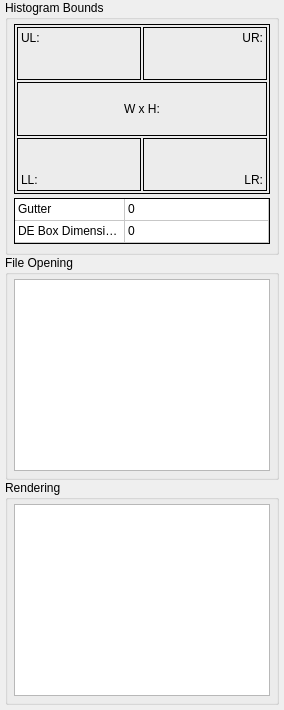
             <widget class="QWidget" name="InfoBoundsTab">
              <property name="sizePolicy">
               <sizepolicy hsizetype="MinimumExpanding" vsizetype="Preferred">
                <horstretch>0</horstretch>
                <verstretch>0</verstretch>
               </sizepolicy>
              </property>
              <property name="autoFillBackground">
               <bool>true</bool>
              </property>
              <attribute name="title">
               <string>Bounds &amp;&amp; Log</string>
              </attribute>
              <attribute name="toolTip">
               <string>&lt;html&gt;&lt;head/&gt;&lt;body&gt;&lt;p&gt;Information that is only useful as an engineering interest, and a log output in the event something went wrong&lt;/p&gt;&lt;/body&gt;&lt;/html&gt;</string>
              </attribute>
              <layout class="QVBoxLayout" name="verticalLayout_9">
               <property name="spacing">
                <number>0</number>
               </property>
               <property name="leftMargin">
                <number>5</number>
               </property>
               <property name="topMargin">
                <number>0</number>
               </property>
               <property name="rightMargin">
                <number>5</number>
               </property>
               <property name="bottomMargin">
                <number>5</number>
               </property>
               <item>
                <widget class="QGroupBox" name="InfoBoundsGroupBox">
                 <property name="sizePolicy">
                  <sizepolicy hsizetype="MinimumExpanding" vsizetype="Preferred">
                   <horstretch>0</horstretch>
                   <verstretch>0</verstretch>
                  </sizepolicy>
                 </property>
                 <property name="minimumSize">
                  <size>
                   <width>0</width>
                   <height>255</height>
                  </size>
                 </property>
                 <property name="maximumSize">
                  <size>
                   <width>16777215</width>
                   <height>255</height>
                  </size>
                 </property>
                 <property name="baseSize">
                  <size>
                   <width>0</width>
                   <height>0</height>
                  </size>
                 </property>
                 <property name="focusPolicy">
                  <enum>Qt::StrongFocus</enum>
                 </property>
                 <property name="autoFillBackground">
                  <bool>false</bool>
                 </property>
                 <property name="title">
                  <string>Histogram Bounds</string>
                 </property>
                 <layout class="QVBoxLayout" name="verticalLayout_22">
                  <property name="spacing">
                   <number>4</number>
                  </property>
                  <property name="leftMargin">
                   <number>6</number>
                  </property>
                  <property name="topMargin">
                   <number>4</number>
                  </property>
                  <property name="rightMargin">
                   <number>6</number>
                  </property>
                  <property name="bottomMargin">
                   <number>6</number>
                  </property>
                  <item>
                   <widget class="QFrame" name="InfoBoundsFrame">
                    <property name="sizePolicy">
                     <sizepolicy hsizetype="MinimumExpanding" vsizetype="Preferred">
                      <horstretch>0</horstretch>
                      <verstretch>0</verstretch>
                     </sizepolicy>
                    </property>
                    <property name="minimumSize">
                     <size>
                      <width>0</width>
                      <height>170</height>
                     </size>
                    </property>
                    <property name="maximumSize">
                     <size>
                      <width>16777215</width>
                      <height>170</height>
                     </size>
                    </property>
                    <property name="autoFillBackground">
                     <bool>false</bool>
                    </property>
                    <property name="frameShape">
                     <enum>QFrame::Box</enum>
                    </property>
                    <property name="frameShadow">
                     <enum>QFrame::Plain</enum>
                    </property>
                    <layout class="QGridLayout" name="gridLayout_19">
                     <property name="leftMargin">
                      <number>2</number>
                     </property>
                     <property name="topMargin">
                      <number>2</number>
                     </property>
                     <property name="rightMargin">
                      <number>2</number>
                     </property>
                     <property name="bottomMargin">
                      <number>2</number>
                     </property>
                     <property name="spacing">
                      <number>2</number>
                     </property>
                     <item row="0" column="0">
                      <widget class="QLabel" name="InfoBoundsLabelUL">
                       <property name="frameShape">
                        <enum>QFrame::Box</enum>
                       </property>
                       <property name="frameShadow">
                        <enum>QFrame::Plain</enum>
                       </property>
                       <property name="text">
                        <string>UL:</string>
                       </property>
                       <property name="alignment">
                        <set>Qt::AlignLeading|Qt::AlignLeft|Qt::AlignTop</set>
                       </property>
                      </widget>
                     </item>
                     <item row="2" column="1">
                      <widget class="QLabel" name="InfoBoundsLabelLR">
                       <property name="frameShape">
                        <enum>QFrame::Box</enum>
                       </property>
                       <property name="text">
                        <string>LR:</string>
                       </property>
                       <property name="alignment">
                        <set>Qt::AlignBottom|Qt::AlignRight|Qt::AlignTrailing</set>
                       </property>
                      </widget>
                     </item>
                     <item row="0" column="1">
                      <widget class="QLabel" name="InfoBoundsLabelUR">
                       <property name="frameShape">
                        <enum>QFrame::Box</enum>
                       </property>
                       <property name="text">
                        <string>UR:</string>
                       </property>
                       <property name="alignment">
                        <set>Qt::AlignRight|Qt::AlignTop|Qt::AlignTrailing</set>
                       </property>
                      </widget>
                     </item>
                     <item row="1" column="0" colspan="2">
                      <widget class="QLabel" name="InfoBoundsLabelWH">
                       <property name="frameShape">
                        <enum>QFrame::Box</enum>
                       </property>
                       <property name="text">
                        <string>W x H:</string>
                       </property>
                       <property name="alignment">
                        <set>Qt::AlignCenter</set>
                       </property>
                      </widget>
                     </item>
                     <item row="2" column="0">
                      <widget class="QLabel" name="InfoBoundsLabelLL">
                       <property name="frameShape">
                        <enum>QFrame::Box</enum>
                       </property>
                       <property name="text">
                        <string>LL:</string>
                       </property>
                       <property name="alignment">
                        <set>Qt::AlignBottom|Qt::AlignLeading|Qt::AlignLeft</set>
                       </property>
                      </widget>
                     </item>
                    </layout>
                   </widget>
                  </item>
                  <item>
                   <widget class="QTableWidget" name="InfoBoundsTable">
                    <property name="sizePolicy">
                     <sizepolicy hsizetype="MinimumExpanding" vsizetype="Expanding">
                      <horstretch>0</horstretch>
                      <verstretch>0</verstretch>
                     </sizepolicy>
                    </property>
                    <property name="minimumSize">
                     <size>
                      <width>0</width>
                      <height>46</height>
                     </size>
                    </property>
                    <property name="maximumSize">
                     <size>
                      <width>16777215</width>
                      <height>46</height>
                     </size>
                    </property>
                    <property name="font">
                     <font>
                      <kerning>true</kerning>
                     </font>
                    </property>
                    <property name="focusPolicy">
                     <enum>Qt::NoFocus</enum>
                    </property>
                    <property name="styleSheet">
                     <string notr="true"/>
                    </property>
                    <property name="frameShape">
                     <enum>QFrame::Panel</enum>
                    </property>
                    <property name="frameShadow">
                     <enum>QFrame::Plain</enum>
                    </property>
                    <property name="lineWidth">
                     <number>1</number>
                    </property>
                    <property name="verticalScrollBarPolicy">
                     <enum>Qt::ScrollBarAlwaysOff</enum>
                    </property>
                    <property name="horizontalScrollBarPolicy">
                     <enum>Qt::ScrollBarAlwaysOff</enum>
                    </property>
                    <property name="autoScroll">
                     <bool>false</bool>
                    </property>
                    <property name="editTriggers">
                     <set>QAbstractItemView::NoEditTriggers</set>
                    </property>
                    <property name="showDropIndicator" stdset="0">
                     <bool>false</bool>
                    </property>
                    <property name="dragDropOverwriteMode">
                     <bool>false</bool>
                    </property>
                    <property name="alternatingRowColors">
                     <bool>false</bool>
                    </property>
                    <property name="selectionMode">
                     <enum>QAbstractItemView::NoSelection</enum>
                    </property>
                    <property name="verticalScrollMode">
                     <enum>QAbstractItemView::ScrollPerPixel</enum>
                    </property>
                    <property name="horizontalScrollMode">
                     <enum>QAbstractItemView::ScrollPerPixel</enum>
                    </property>
                    <property name="showGrid">
                     <bool>true</bool>
                    </property>
                    <property name="gridStyle">
                     <enum>Qt::SolidLine</enum>
                    </property>
                    <property name="wordWrap">
                     <bool>false</bool>
                    </property>
                    <property name="cornerButtonEnabled">
                     <bool>false</bool>
                    </property>
                    <property name="columnCount">
                     <number>2</number>
                    </property>
                    <attribute name="horizontalHeaderVisible">
                     <bool>false</bool>
                    </attribute>
                    <attribute name="horizontalHeaderCascadingSectionResizes">
                     <bool>false</bool>
                    </attribute>
                    <attribute name="horizontalHeaderMinimumSectionSize">
                     <number>27</number>
                    </attribute>
                    <attribute name="horizontalHeaderDefaultSectionSize">
                     <number>110</number>
                    </attribute>
                    <attribute name="horizontalHeaderHighlightSections">
                     <bool>false</bool>
                    </attribute>
                    <attribute name="horizontalHeaderStretchLastSection">
                     <bool>true</bool>
                    </attribute>
                    <attribute name="verticalHeaderVisible">
                     <bool>false</bool>
                    </attribute>
                    <attribute name="verticalHeaderMinimumSectionSize">
                     <number>22</number>
                    </attribute>
                    <attribute name="verticalHeaderDefaultSectionSize">
                     <number>22</number>
                    </attribute>
                    <attribute name="verticalHeaderHighlightSections">
                     <bool>false</bool>
                    </attribute>
                    <attribute name="verticalHeaderStretchLastSection">
                     <bool>false</bool>
                    </attribute>
                    <row>
                     <property name="text">
                      <string>Gutter</string>
                     </property>
                    </row>
                    <row>
                     <property name="text">
                      <string>DE Box Dimensions</string>
                     </property>
                    </row>
                    <column>
                     <property name="text">
                      <string>Field</string>
                     </property>
                    </column>
                    <column>
                     <property name="text">
                      <string/>
                     </property>
                    </column>
                    <item row="0" column="0">
                     <property name="text">
                      <string>Gutter</string>
                     </property>
                    </item>
                    <item row="0" column="1">
                     <property name="text">
                      <string>0</string>
                     </property>
                    </item>
                    <item row="1" column="0">
                     <property name="text">
                      <string>DE Box Dimensions</string>
                     </property>
                    </item>
                    <item row="1" column="1">
                     <property name="text">
                      <string>0</string>
                     </property>
                     <property name="font">
                      <font>
                       <kerning>true</kerning>
                      </font>
                     </property>
                    </item>
                   </widget>
                  </item>
                 </layout>
                </widget>
               </item>
               <item>
                <widget class="QGroupBox" name="InfoFileOpeningGroupBox">
                 <property name="sizePolicy">
                  <sizepolicy hsizetype="MinimumExpanding" vsizetype="Preferred">
                   <horstretch>0</horstretch>
                   <verstretch>0</verstretch>
                  </sizepolicy>
                 </property>
                 <property name="minimumSize">
                  <size>
                   <width>0</width>
                   <height>0</height>
                  </size>
                 </property>
                 <property name="focusPolicy">
                  <enum>Qt::StrongFocus</enum>
                 </property>
                 <property name="title">
                  <string>File Opening</string>
                 </property>
                 <layout class="QVBoxLayout" name="verticalLayout_21">
                  <property name="spacing">
                   <number>4</number>
                  </property>
                  <property name="leftMargin">
                   <number>6</number>
                  </property>
                  <property name="topMargin">
                   <number>4</number>
                  </property>
                  <property name="rightMargin">
                   <number>6</number>
                  </property>
                  <property name="bottomMargin">
                   <number>6</number>
                  </property>
                  <item>
                   <widget class="QTextEdit" name="InfoFileOpeningTextEdit">
                    <property name="sizePolicy">
                     <sizepolicy hsizetype="MinimumExpanding" vsizetype="Preferred">
                      <horstretch>0</horstretch>
                      <verstretch>0</verstretch>
                     </sizepolicy>
                    </property>
                    <property name="focusPolicy">
                     <enum>Qt::StrongFocus</enum>
                    </property>
                    <property name="readOnly">
                     <bool>true</bool>
                    </property>
                   </widget>
                  </item>
                 </layout>
                </widget>
               </item>
               <item>
                <widget class="QGroupBox" name="InfoRenderingGroupBox">
                 <property name="sizePolicy">
                  <sizepolicy hsizetype="MinimumExpanding" vsizetype="Preferred">
                   <horstretch>0</horstretch>
                   <verstretch>0</verstretch>
                  </sizepolicy>
                 </property>
                 <property name="focusPolicy">
                  <enum>Qt::StrongFocus</enum>
                 </property>
                 <property name="title">
                  <string>Rendering</string>
                 </property>
                 <layout class="QVBoxLayout" name="verticalLayout_23">
                  <property name="spacing">
                   <number>4</number>
                  </property>
                  <property name="leftMargin">
                   <number>6</number>
                  </property>
                  <property name="topMargin">
                   <number>4</number>
                  </property>
                  <property name="rightMargin">
                   <number>6</number>
                  </property>
                  <property name="bottomMargin">
                   <number>6</number>
                  </property>
                  <item>
                   <widget class="QTextEdit" name="InfoRenderingTextEdit">
                    <property name="sizePolicy">
                     <sizepolicy hsizetype="MinimumExpanding" vsizetype="Preferred">
                      <horstretch>0</horstretch>
                      <verstretch>0</verstretch>
                     </sizepolicy>
                    </property>
                    <property name="focusPolicy">
                     <enum>Qt::StrongFocus</enum>
                    </property>
                    <property name="tabChangesFocus">
                     <bool>true</bool>
                    </property>
                    <property name="readOnly">
                     <bool>true</bool>
                    </property>
                    <property name="textInteractionFlags">
                     <set>Qt::TextSelectableByKeyboard|Qt::TextSelectableByMouse</set>
                    </property>
                   </widget>
                  </item>
                 </layout>
                </widget>
               </item>
              </layout>
             </widget>
